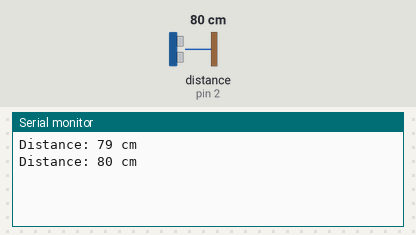
Bench run of a sketch on a simulated Arduino Uno, built with avr-gcc and run on an emulated ATmega328P. On the bench: the last lines printed to the serial monitor. Wiring (inferred from the names in the program): ultrasonic range finder: trigger pin 4; echo pin 2. Inputs (shaded band) come from the test bench; at power-on: distance to the obstacle (sensor on pin 2) 80 cm. The echo pulse lasts 58.3 µs per cm.

Above: at 5.8 s.
5.9 s: distance to the obstacle (sensor on pin 2) set to 2 cm
At 10.6 s:
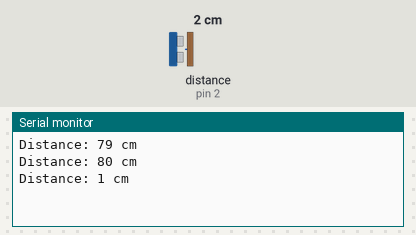
11.9 s: distance to the obstacle (sensor on pin 2) set to 4 cm
At 15.6 s:
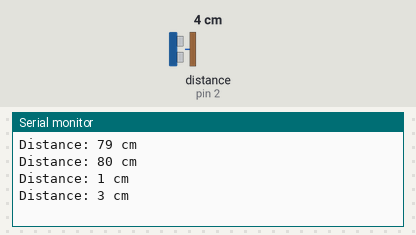
Timing chart, 0 to 17.1 s (numbered marks = the images above; inputs shaded):
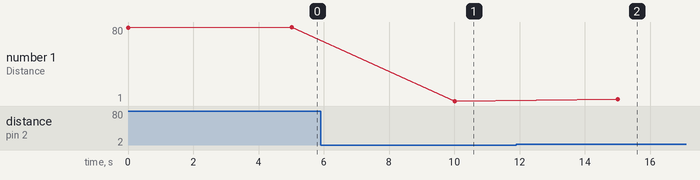

Measured:
- after the input at 5.9 s, the serial monitor: prints a new line after 4.1 s (image 1)
- after the input at 11.9 s, the serial monitor: prints a new line after 3.1 s (image 2)
- plotted number 1: 80 → 1 after the input at 5.9 s, 1 → 3 after the input at 11.9 s

The sketch:

Ultrasonic_sensor_sketch.ino
```cpp
#include <Wire.h>
#define echoPin 2               // CHANGE PIN NUMBER HERE IF YOU WANT TO USE A DIFFERENT PIN
#define trigPin 4               // CHANGE PIN NUMBER HERE IF YOU WANT TO USE A DIFFERENT PIN
long duration, distance;
void setup(){
  Serial.begin (9600);
  pinMode(trigPin, OUTPUT);
  pinMode(echoPin, INPUT);
}
void loop(){
  digitalWrite(trigPin, LOW);
  delayMicroseconds(2);
  digitalWrite(trigPin, HIGH);
  delayMicroseconds(10);
  digitalWrite(trigPin, LOW);

  duration = pulseIn(echoPin, HIGH);
  distance = duration / 58.2;
  String disp = String(distance);

  Serial.print("Distance: ");
  Serial.print(disp);
  Serial.println(" cm");
  delay(5000);
}
```
